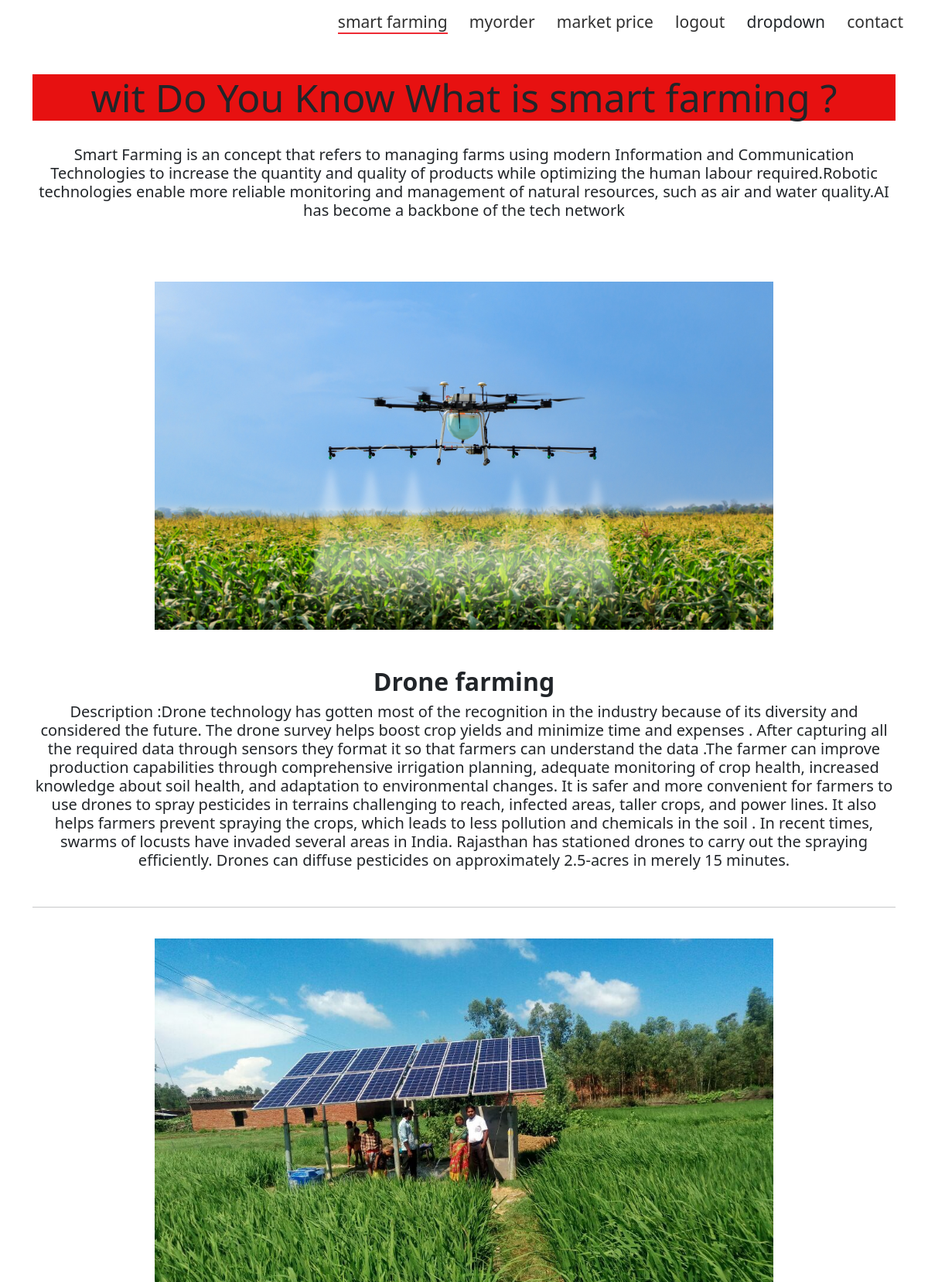
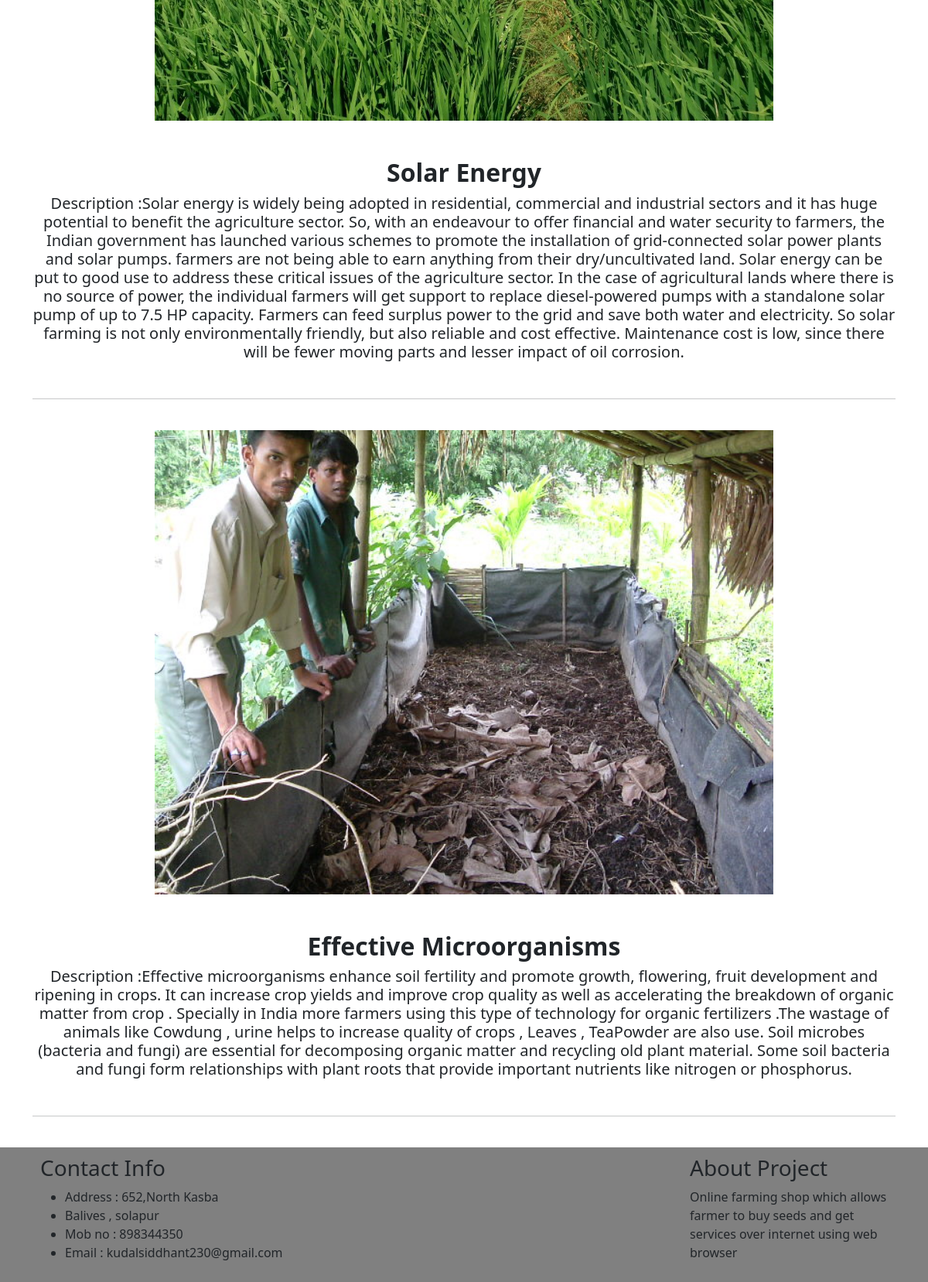
Screenshot of /homepage/ (signed in) with the database file from the repository (2 pictures, top to bottom).
### index/Models/smartfarming.py (models this page shows, shortened)
class smartfar(models.Model):
    name=models.CharField(max_length=30)
    description=models.CharField(max_length=1000)
    image = models.ImageField(upload_to='uploaded/images')

### index/views.py (the view)
# urls.py: path('homepage/',views.homepage),
def homepage(request):
    try:
        print("1")
        uname1 = request.session['uname']
        print("2")
        prod = smartfar.objects.all();
        print("3")
        return render(request,"homepage.html",{'uname':uname1,'products':prod})
    except:
        return HttpResponseRedirect("/login/")

### index/templates/homepage.html
{% extends 'base.html'%}
{% block content %}
<div class="container">
    <div class="row">
        <div class=" text-center">
        <h1 style="font-size: 50px; background-color: rgb(231, 17, 17);">{{uname}} Do You Know What is smart farming ? </h1><br>
        <h5>Smart Farming is an concept that refers to managing farms using modern Information and Communication Technologies to increase the quantity and quality of products while optimizing the human labour required.Robotic technologies enable more reliable monitoring and management of natural resources, such as air and water quality.AI has become a backbone of the tech network</h5>
        <br><br><br>
        </div>
    </div>
</div>
{% for product in products %}
<div class="container">
    <div class="row">
        <div class=" text-center">
            <img src="{{product.image.url}}" class ="img-fluid" width="800" height="300">
            <br><br><br>
        </div>
        <div class="text-center">
            <h2><b>{{product.name}}</b></h2>
            <h5>Description :{{product.description}}</h5>
            <br><hr><br>
        </div>
    </div>
</div>
{%endfor%}
{% endblock %}

### rows the page displays
smartfar: image (picture), name "Drone farming", description "Drone technology has gotten most of the recognition in the industry because of its diversity and considered the future. The drone survey helps boost crop yields and minimize time and expenses . After capturing all the required data through sensors they format it so that farmers can understand the data .The farmer can improve production capabilities through comprehensive irrigation planning, adequate monitoring of crop health, increased knowledge about soil health, and adaptation to environmental changes. It is safer and more convenient for farmers to use drones to spray pesticides in terrains challenging to reach, infected areas, taller crops, and power lines. It also helps farmers prevent…"
smartfar: image (picture), name "Solar Energy", description "Solar energy is widely being adopted in residential, commercial and industrial sectors and it has huge potential to benefit the agriculture sector. So, with an endeavour to offer financial and water security to farmers, the Indian government has launched various schemes to promote the installation of grid-connected solar power plants and solar pumps. farmers are not being able to earn anything from their dry/uncultivated land. Solar energy can be put to good use to address these critical issues of the agriculture sector. In the case of agricultural lands where there is no source of power, the individual farmers will get support to replace diesel-powered pumps with a standalone solar pump of…"
smartfar: image (picture), name "Effective Microorganisms", description "Effective microorganisms enhance soil fertility and promote growth, flowering, fruit development and ripening in crops. It can increase crop yields and improve crop quality as well as accelerating the breakdown of organic matter from crop . Specially in India more farmers using this type of technology for organic fertilizers .The wastage of animals like Cowdung , urine helps to increase quality of crops , Leaves , TeaPowder are also use. Soil microbes (bacteria and fungi) are essential for decomposing organic matter and recycling old plant material. Some soil bacteria and fungi form relationships with plant roots that provide important nutrients like nitrogen or phosphorus."

### other values shown
{{ uname }} "wit"
